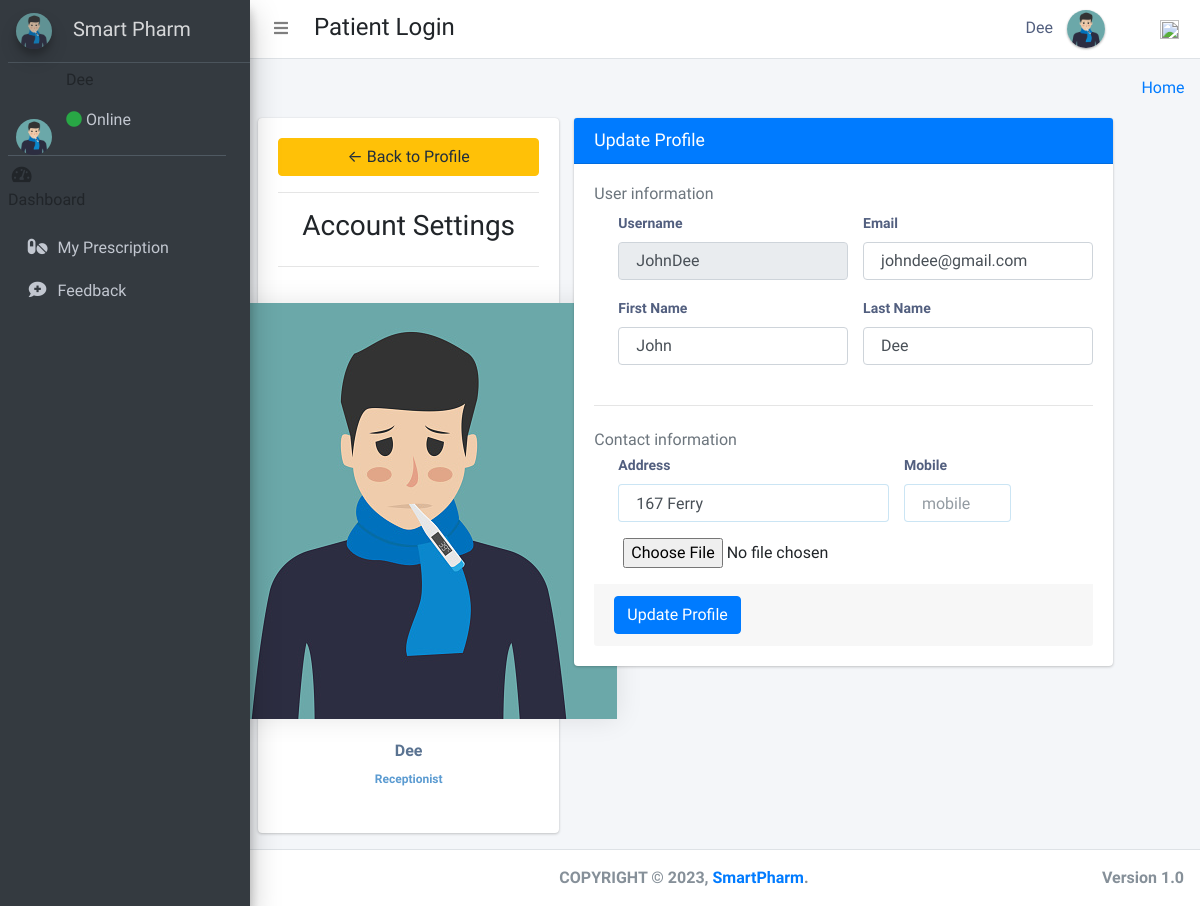
Page /patient_profile/ (signed in) on the earlier database version.
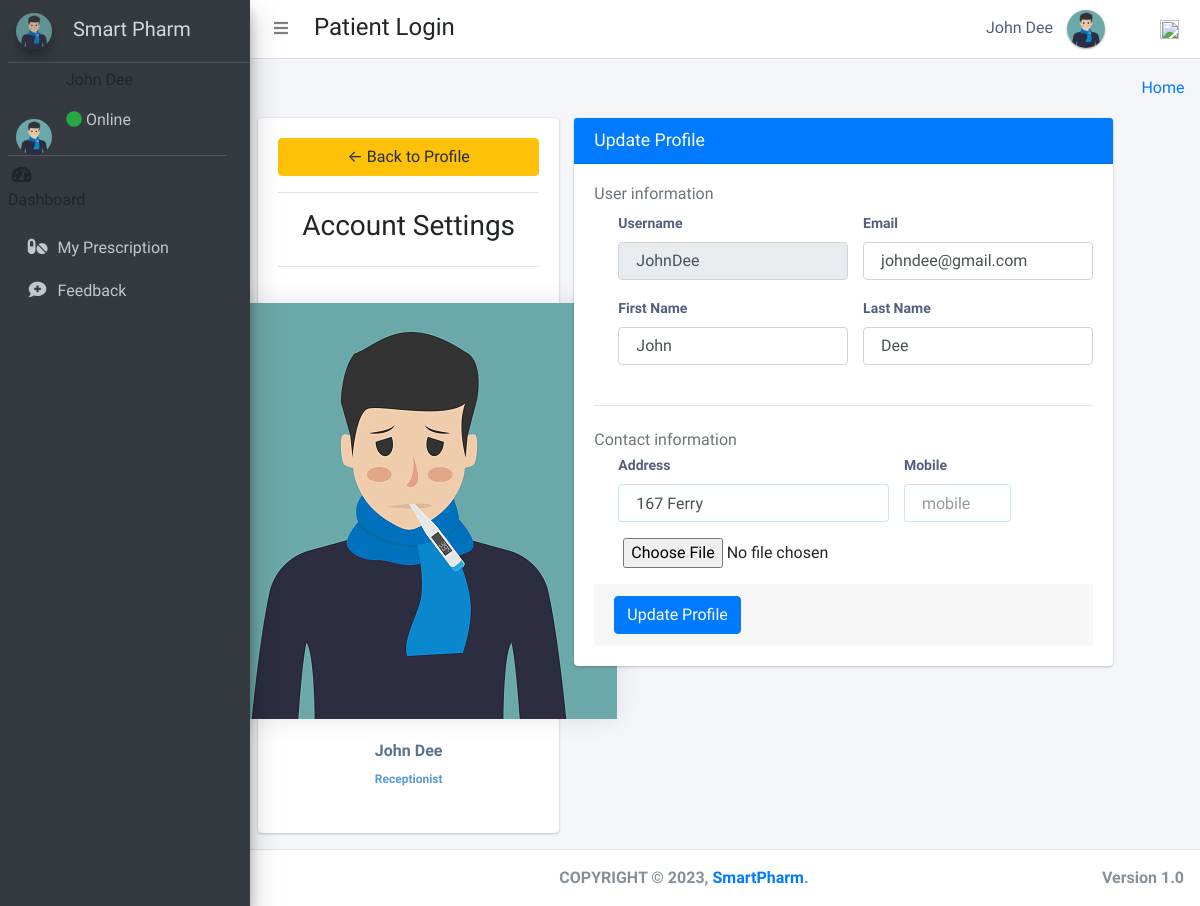
Same page on the later database version.
### pharmacy/models.py (models this page shows, shortened)
class CustomUser(AbstractUser):
    user_type_data = ((1, "AdminHOD"), (2, "Pharmacist"), (3, "Doctor"), (4, "PharmacyClerk"), (5, "Patients"))
    user_type = models.CharField(default=1, choices=user_type_data, max_length=10)

class Patients(models.Model):
    gender_category = (
        ('Male', 'Male'),
        ('Female', 'Female'),
    )
    admin = models.OneToOneField(CustomUser, null=True, on_delete=models.CASCADE)
    reg_no = models.CharField(max_length=30, null=True, blank=True, unique=True)
    gender = models.CharField(max_length=7, null=True, blank=True, choices=gender_category)
    first_name = models.CharField(max_length=20, null=True, blank=True)
    last_name = models.CharField(max_length=20, null=True, blank=True)
    dob = models.DateTimeField(auto_now_add=False, auto_now=False, null=True, blank=True)
    phone_number = models.CharField(max_length=10, null=True, blank=True)
    profile_pic = models.ImageField(default="patient.jpg", null=True, blank=True)
    age = models.IntegerField(default='0', blank=True, null=True)
    address = models.CharField(max_length=300, null=True, blank=True)
    date_admitted = models.DateTimeField(auto_now_add=True, auto_now=False)
    last_updated = models.DateTimeField(auto_now_add=False, auto_now=True)

### pharmacy/patient_view.py (the view, shortened to what this page needs)
# urls.py: path('patient_profile/',patient_view.patientProfile,name='patient_profile'),
@login_required
def patientProfile(request):
    customuser = CustomUser.objects.get(id=request.user.id)
    patien = Patients.objects.get(admin=customuser.id)
    form = PatientPicForm1()
    context = {
        "patien": patien,
        "form": form
    }
    return render(request, 'patient_templates/patient_profile.html', context)

### pharmacy/forms.py
class PatientPicForm1(forms.ModelForm):
    class Meta:
        model = Patients
        fields = '__all__'
        exclude = ['admin', 'gender', 'mobile', 'address', 'dob']

### pharmacy/templates/patient_templates/patient_profile.html (shortened to what the changed rows need)
{% extends 'patient_templates/base_template.html'%} {% block main_content %}
<div class="content">
    <div class="row">
        <div class="col-md-4">
            <div class="card card-body">
                <div class="profile-sidebar">
                    <div class="profile-userpic">
                        <img src="{{request.user.patients.profile_pic.url}}" class="img-responsive" alt="">
                    </div>
                    <div class="profile-usertitle">
                        <div class="profile-usertitle-name">
                            {{request.user.first_name}} {{request.user.last_name}}
                        </div>
                        <div class="profile-usertitle-job">
                            Receptionist
                        </div>
                    </div>
                </div>
            </div>
        </div>
        <div class="col-md-7">
            <div class="card card-primary">
                <form action="" method="post" action="{% url 'clerk_profile' %}" enctype="multipart/form-data">
                    <div class="card-body">
                        <div class="pl-lg-4">
                            <div class="row">
                                <div class="col-lg-6">
                                    <div class="form-group">
                                        <label class="form-control-label">Username</label>
                                        <input type="text" class="form-control" name="username" value="{{ user.username }}" disabled="disabled">
                                    </div>
                                </div>
                                <div class="col-lg-6">
                                    <div class="form-group">
                                        <label class="form-control-label">Email </label>
                                        <input type="text" class="form-control" name="email" value="{{ user.email }}">
                                    </div>
                                </div>
                            </div>
                        </div>
                    </div>
                </form>
            </div>
        </div>
    </div>
</div>
</div>
{% endblock %}

### pharmacy/templates/patient_templates/base_template.html (shortened to what this page needs)
{% extends 'base_file.html' %} {% block htm %}
<body class="hold-transition sidebar-mini layout-fixed">
    <div class="wrapper">
        <nav class="main-header navbar navbar-expand navbar-white navbar-light">
            <ul class="navbar-nav">
                <li class="nav-item">
                    <a class="nav-link" data-widget="pushmenu" href="#" role="button"><i class="fas fa-bars"></i></a>
                </li>
            </ul>
            <h4 style="margin-left: 10px; margin-top: 5px;" class="text-disabled"> Patient Login</h4>
            <ul class="navbar-nav ml-auto">
                <li class="mx-3">
                    <a href="#" class="sm-submenu-with-image a">
                        <span>{{user.first_name}}  {{user.last_name}}</span>
                        <img src="{{request.user.patients.profile_pic.url}}" class="img-circle elevation-1" width="38" height="38" alt="">
                    </a>
                </li>
                <li class="nav-item dropdown ml-3 low">
                    <a href="#" class="btn btn-outlined btn-black text-muted bg-transparent " data-toggle="dropdown" aria-expanded="false" data-wow-delay="0.7s"><img src="https://img.icons8.com/ios/50/000000/settings.png" width="19" height="19">
                    </a>
                </li>
            </ul>
        </nav>
        {% include 'patient_templates/sidebar.html'%}
        <div class="content-wrapper">
            <div class="content-header">
                <div class="container-fluid">
                    <div class="row ">
                        <div class="col-sm-6">
                        </div>
                        <div class="col-sm-6">
                            <ol class="breadcrumb float-sm-right">
                                <li class="breadcrumb-item"><a href="">Home</a></li>
                            </ol>
                        </div>
                    </div>
                </div>
            </div>
            {% block main_content %} {% endblock main_content %}
        </div>
        {% include 'hod_templates/footer.html'%}
    {% endblock htm %}

### pharmacy/templates/patient_templates/sidebar.html (shortened to what this page needs)
<aside class="main-sidebar sidebar-dark-primary elevation-4">
    <a href="" class="brand-link ml-2">
        <img src="{{request.user.patients.profile_pic.url}}" alt="" width="36" height="36"  class=" img-circle elevation-3"
            style="opacity: .8">
        <span class="brand-text font-weight-light mt-1 ml-3 mmust">Smart Pharm</span>
      </a>
    <div class="sidebar">
      <div class="user-panel mr-3">
          <div class="pull-left image ml-2 ">
            <img src="{{request.user.patients.profile_pic.url}}"  width="36" height="36"  class="img-circle mt-2" alt="User Image">
          </div>
          <div class="pull-left info">
            <p>{{user.first_name}}  {{user.last_name}}</p>
            <a href="#"><i class="fa fa-circle text-success "></i> Online</a>
          </div>
        </div>
      <nav class="mt-2">
        <ul class="nav nav-pills nav-sidebar flex-column" data-widget="treeview" role="menu" data-accordion="false">
               <li class="nav-item ">
                  <i class="nav-icon fas fa-tachometer-alt"></i>
                  <p>
                    Dashboard
                  </p>
              </li>
          <li class="nav-item">
            <a href="{% url 'taken_home' %}" class="nav-link">
              <i class="nav-icon fas fa-pills"></i>
              <p>
               My Prescription
              </p>
            </a>
          </li>
          <li class="nav-item">
            <a href="{% url  'patient_feedback'  %}" class="nav-link">
              <i class="nav-icon fas fa-comment-medical"></i>
              <p>
                Feedback
              </p>
            </a>
          </li>
        </ul>
      </nav>
    </div>
  </aside>

Differences in the rows shown:
changed CustomUser "Dee": first_name (not shown) → "John"; user.first_name (not shown) → "John"
